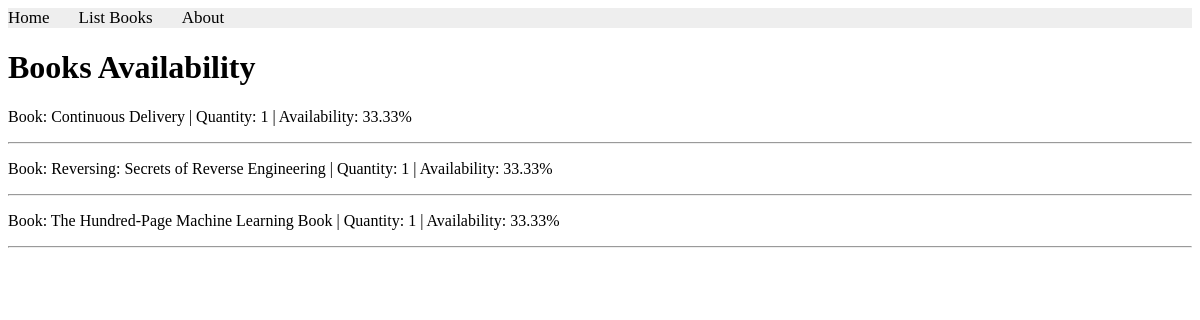
The page /books/lab9/task1 on the database as committed earlier.
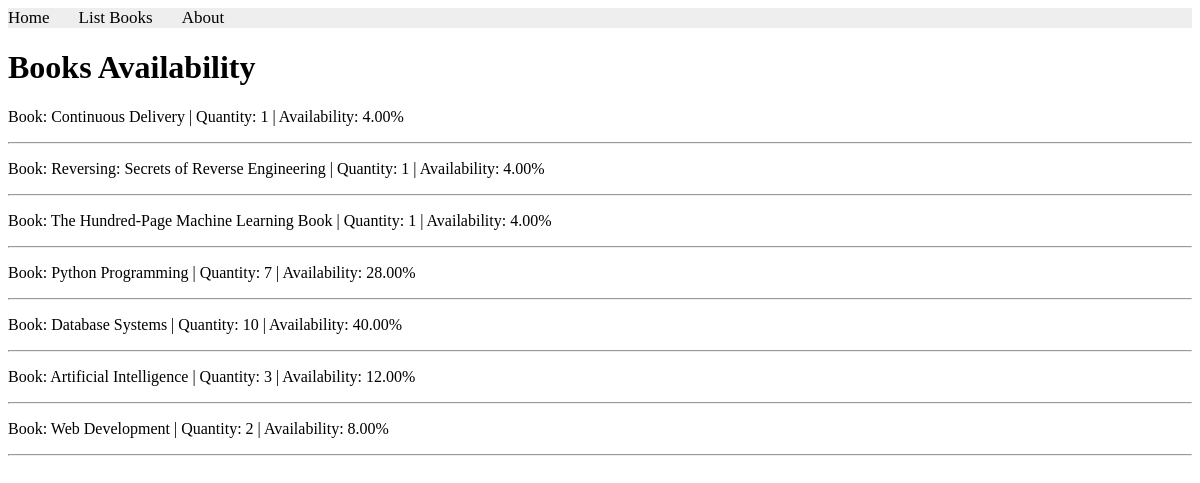
The same page on the database as committed later.
### apps/bookmodule/models.py (models this page shows, shortened)
class Book(models.Model):
    title = models.CharField(max_length=100)
    author = models.CharField(max_length=50, default='')
    edition = models.SmallIntegerField(default=1)
    price = models.FloatField(default=0.0)
    quantity = models.IntegerField(default=1)
    pubdate = models.DateTimeField(null=True, blank=True)
    rating = models.SmallIntegerField(default=1)
    publisher = models.ForeignKey(
        Publisher,
        null=True,
        on_delete=models.SET_NULL
    )
    authors = models.ManyToManyField(Author)

### apps/bookmodule/views.py (the view)
# urls.py: path('lab9/task1', views.lab9_task1, name='lab9_task1'),
def lab9_task1(request):
    total_quantity = Book.objects.aggregate(
        total=Sum('quantity')
    )['total'] or 0
    books = Book.objects.annotate(
        availability=ExpressionWrapper(
            Cast(F('quantity'), FloatField()) * 100.0 / total_quantity
            if total_quantity else 0.0,
            output_field=FloatField()
        )
    )
    return render(
        request,
        'bookmodule/lab9_task1.html',
        {'books': books}
    )

### apps/templates/bookmodule/lab9_task1.html (shortened to what this page needs)
{% extends "layouts/base.html" %}
{% block content %}
<h1>Books Availability</h1>
{% for book in books %}
    <p>
        Book: {{ book.title }} |
        Quantity: {{ book.quantity }} |
        Availability: {{ book.availability|floatformat:2 }}%
    </p>
    <hr>
{% empty %}
    <p>No books found.</p>
{% endfor %}
{% endblock content %}

### apps/templates/layouts/base.html (shortened to what this page needs)
<!DOCTYPE html>
<html>
{% load static %}
<head>
  <link rel="stylesheet" href="{% static 'styles.css' %}">
</head>
<body>
    {% include "includes/header.html" %}
    {% block content %} {% endblock content %}
</body>
</html>

### apps/templates/includes/header.html
{% with request.resolver_match.url_name as url_name %}
<div class="topnav">
    <a class="{% if url_name == 'books.index' %}active{% endif %}" href="{% url "books.index" %}">Home</a>
    <a class="{% if url_name == 'books.list_books' %}active{% endif %}" href="{% url "books.list_books" %}">List Books</a>
    <a class="{% if url_name == 'books.aboutus' %}active{% endif %}" href="{% url "books.aboutus" %}">About</a>
</div>
{% endwith %}

### apps/static/styles.css (style rules this page uses)
.topnav { background-color: #eeeeee; width: 100%; }
.topnav a { color: #000000; text-align: center; margin-right: 25px; text-decoration: none; font-size: 17px; }

Rows that differ between the two databases and show on the page:
changed Book "Continuous Delivery": availability "33.33" → "4.00"
changed Book "Reversing: Secrets of Reverse Engineering": availability "33.33" → "4.00"
changed Book "The Hundred-Page Machine Learning Book": availability "33.33" → "4.00"
added Book: title "Python Programming", quantity "7", availability "28.00"
added Book: title "Database Systems", quantity "10", availability "40.00"
added Book: title "Artificial Intelligence", quantity "3", availability "12.00"
added Book: title "Web Development", quantity "2", availability "8.00"
